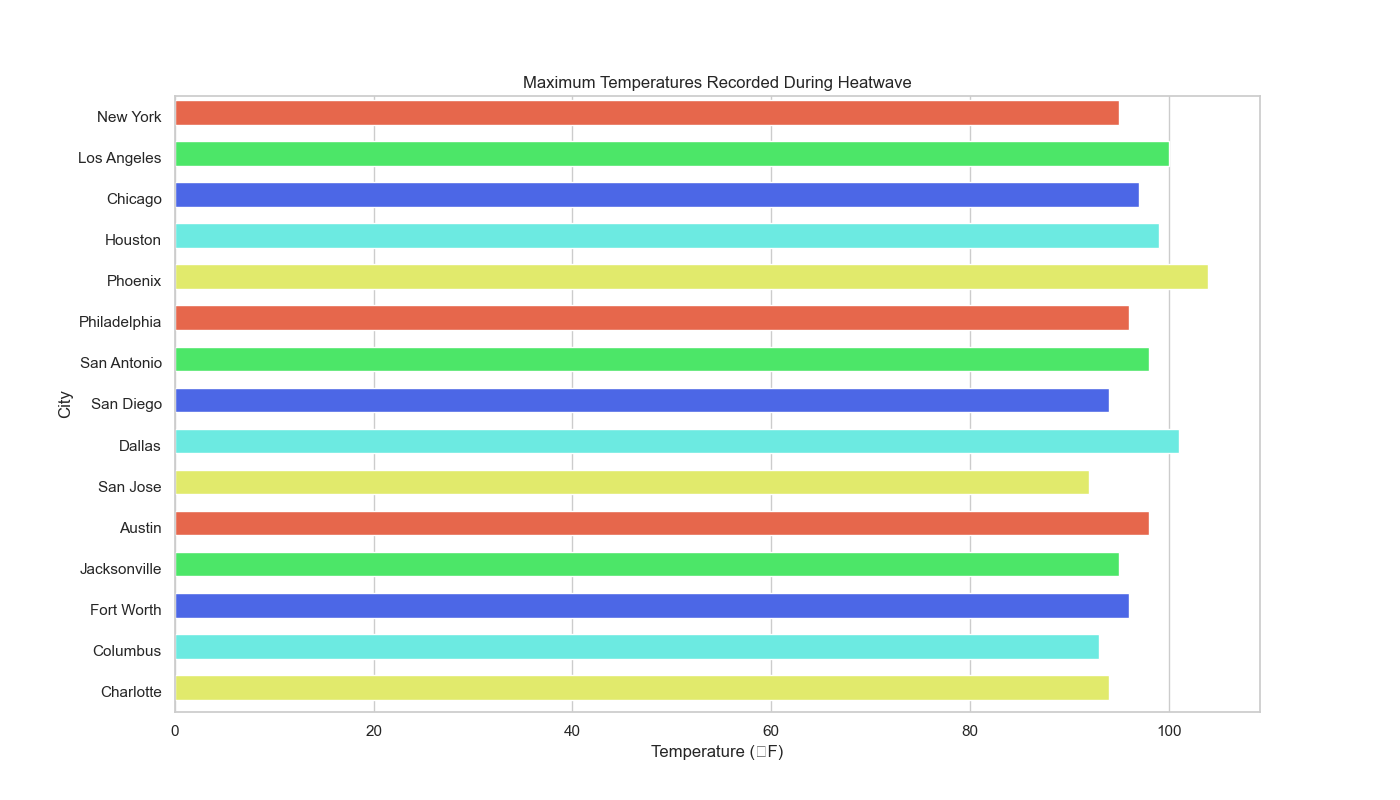

The Python source for this figure:

import seaborn as sns
import pandas as pd
import matplotlib.pyplot as plt

# Data
data = {
    'city': ['New York', 'Los Angeles', 'Chicago', 'Houston', 'Phoenix', 'Philadelphia',
             'San Antonio', 'San Diego', 'Dallas', 'San Jose', 'Austin', 'Jacksonville',
             'Fort Worth', 'Columbus', 'Charlotte'],
    'temperature': [95, 100, 97, 99, 104, 96, 98, 94, 101, 92, 98, 95, 96, 93, 94]
}

df = pd.DataFrame(data)

# Plotting
plt.figure(figsize=(14, 8))
barplot = sns.barplot(
    x='temperature',
    y='city',
    data=df,
    palette=['#FF5733', '#33FF57', '#3357FF', '#57FFF3', '#F3FF57', '#FF5733', '#33FF57', '#3357FF', '#57FFF3',
             '#F3FF57', '#FF5733', '#33FF57', '#3357FF', '#57FFF3', '#F3FF57'],
    orient='h',
    dodge=False
)

# Customize bars width
for bar in barplot.patches:
    bar.set_height(0.6)

plt.title('Maximum Temperatures Recorded During Heatwave')
plt.xlabel('Temperature (°F)')
plt.ylabel('City')

plt.show()
